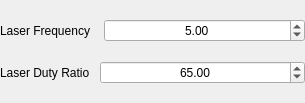
<?xml version="1.0" encoding="UTF-8"?>
<ui version="4.0">
 <class>PulseLaser</class>
 <widget class="QWidget" name="PulseLaser">
  <property name="geometry">
   <rect>
    <x>0</x>
    <y>0</y>
    <width>305</width>
    <height>103</height>
   </rect>
  </property>
  <property name="windowTitle">
   <string>Form</string>
  </property>
  <layout class="QVBoxLayout" name="verticalLayout">
   <property name="spacing">
    <number>0</number>
   </property>
   <property name="leftMargin">
    <number>0</number>
   </property>
   <property name="topMargin">
    <number>0</number>
   </property>
   <property name="rightMargin">
    <number>0</number>
   </property>
   <property name="bottomMargin">
    <number>0</number>
   </property>
   <item>
    <layout class="QHBoxLayout" name="horizontalLayout_frequency">
     <item>
      <widget class="QLabel" name="label_frequency">
       <property name="text">
        <string>Laser Frequency    </string>
       </property>
      </widget>
     </item>
     <item>
      <widget class="QDoubleSpinBox" name="doubleSpinBox_frequency">
       <property name="sizePolicy">
        <sizepolicy hsizetype="Expanding" vsizetype="Fixed">
         <horstretch>0</horstretch>
         <verstretch>0</verstretch>
        </sizepolicy>
       </property>
       <property name="alignment">
        <set>Qt::AlignCenter</set>
       </property>
       <property name="maximum">
        <double>24.000000000000000</double>
       </property>
       <property name="value">
        <double>5.000000000000000</double>
       </property>
      </widget>
     </item>
    </layout>
   </item>
   <item>
    <layout class="QHBoxLayout" name="horizontalLayout_dutyRatio">
     <item>
      <widget class="QLabel" name="label_dutyRatio">
       <property name="text">
        <string>Laser Duty Ratio   </string>
       </property>
      </widget>
     </item>
     <item>
      <widget class="QDoubleSpinBox" name="doubleSpinBox_dutyRatio">
       <property name="sizePolicy">
        <sizepolicy hsizetype="Expanding" vsizetype="Fixed">
         <horstretch>0</horstretch>
         <verstretch>0</verstretch>
        </sizepolicy>
       </property>
       <property name="alignment">
        <set>Qt::AlignCenter</set>
       </property>
       <property name="maximum">
        <double>100.000000000000000</double>
       </property>
       <property name="value">
        <double>65.000000000000000</double>
       </property>
      </widget>
     </item>
    </layout>
   </item>
  </layout>
 </widget>
 <resources/>
 <connections/>
</ui>
